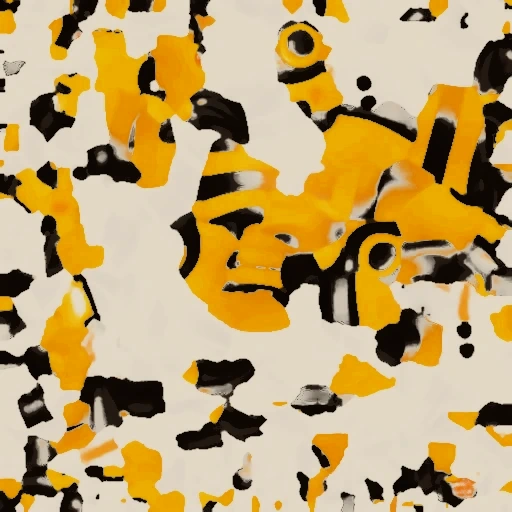
#> input picture buzz-bee-clay.webp, 512 x 512 px
$ python -i make_clay_bee_texture.py   (imports and definitions only)
#> lines starting #> are read from the running program, lines starting #| are printed output that depends on the picture; after the words box and inside, x2 and y2 are one past the last pixel; in counts of white or black regions, pixels touching at a corner belong together
"""Make buzz-bee-clay.webp: the Buzz bee's colour texture in the soft clay style of the PrintBee logo mascot.

    python tools/make_clay_bee_texture.py ORIGINAL_BASECOLOR.jpg [buzz-bee-clay.webp]

ORIGINAL_BASECOLOR.jpg is the colour picture inside the model (extract it from buzz-bee.glb, it is the first image). The script keeps the
layout of the picture (so it still fits the model) and only changes the colours: brighter lemon-yellow, creamy wings and bubble, warm near-black
stripes, the lighting that was baked into the picture eased, and a gently smoothed, grain-free surface. Needs numpy, opencv-python and Pillow.
"""
import sys

import cv2
import numpy as np
from PIL import Image


def smooth(x, a, b):
    t = np.clip((x - a) / (b - a), 0, 1)
    return t * t * (3 - 2 * t)


def clay(source_path, output_path):
#> called with source_path = '../buzz-bee-clay.webp', output_path = 'out.png'
    rgb = cv2.cvtColor(cv2.imread(source_path), cv2.COLOR_BGR2RGB)
    hsv = cv2.cvtColor(rgb, cv2.COLOR_RGB2HSV).astype(np.float32)
    h, s, v = hsv[..., 0] * 2, hsv[..., 1] / 255, hsv[..., 2] / 255            # hue in degrees
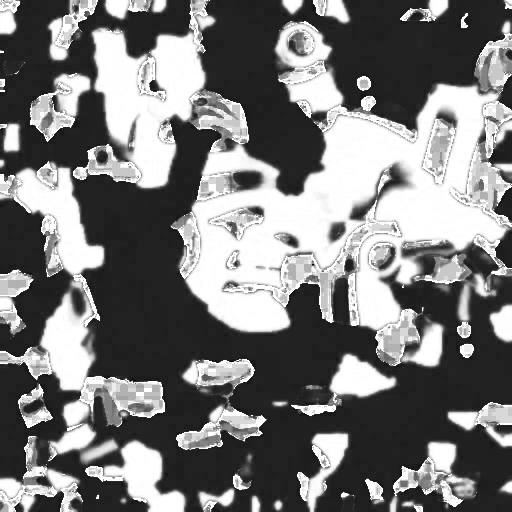
#> s: shape (512, 512) float32; min 0, max 1, mean 0.477

    dark = 1 - smooth(v, 0.33, 0.52)                                           # stripes, antennae, eyes, headset
    # shiny highlights inside a stripe would turn cream; fill them back to dark so the stripes stay solid, with only a soft sheen
    closed = cv2.morphologyEx((dark > 0.5).astype(np.uint8), cv2.MORPH_CLOSE, cv2.getStructuringElement(cv2.MORPH_ELLIPSE, (7, 7))).astype(np.float32)
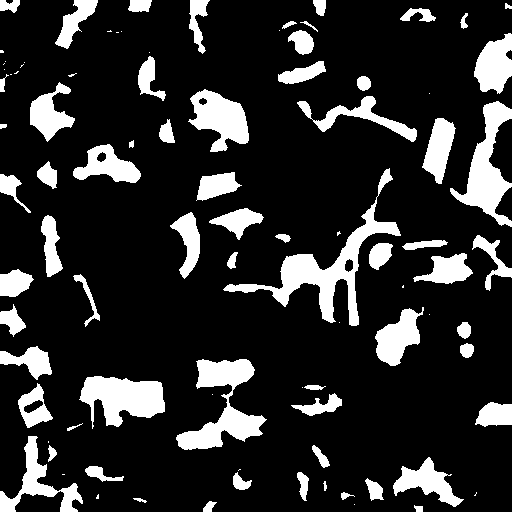
#> closed: shape (512, 512) float32; values 0 (black) and 1 (white), 17.1% white; 92 white regions (27 under 20 px), largest, box (x1, y1, x2, y2) and area: (223, 168, 401, 326) 4470, (176, 359, 267, 450) 3324, (450, 101, 512, 227) 2954
    dark = np.maximum(dark, 0.88 * cv2.GaussianBlur(closed, (0, 0), 0.8))
    hue_ok = smooth(h, 2, 14) * (1 - smooth(h, 62, 78))                         # only real yellows and oranges are recoloured as yellow
    yellow = smooth(s, 0.34, 0.58) * smooth(v, 0.5, 0.72) * hue_ok * (1 - dark)
    white = np.clip(1 - dark - yellow, 0, 1)                                    # wings, bubble, filler and soft shaded greys: all become cream

    yh = h + (44 - h) * 0.55                                                    # pull the orange-gold toward the logo's warm yellow (44 degrees)
    ys = np.clip(0.80 + (s - 0.80) * 0.4, 0, 1)
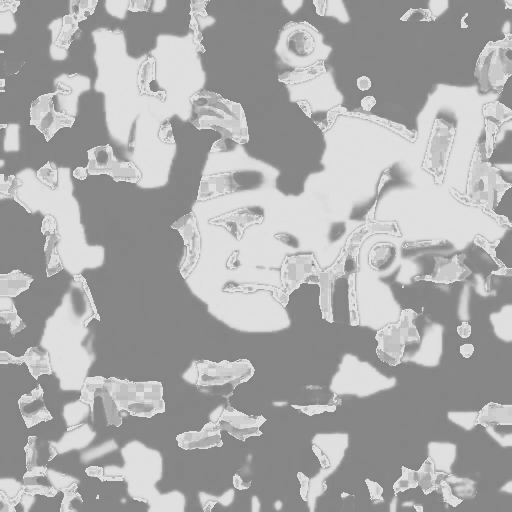
#> ys: shape (512, 512) float32; min 0.48, max 0.88, mean 0.671
    yv = np.clip(0.86 + 0.14 * v, 0, 1)
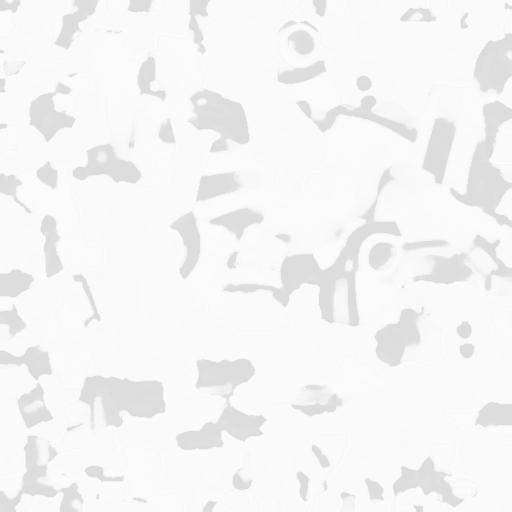
#> yv: shape (512, 512) float32; min 0.862, max 0.999, mean 0.964
    yel = cv2.cvtColor(np.dstack([yh / 2, ys * 255, yv * 255]).astype(np.uint8), cv2.COLOR_HSV2RGB).astype(np.float32) / 255
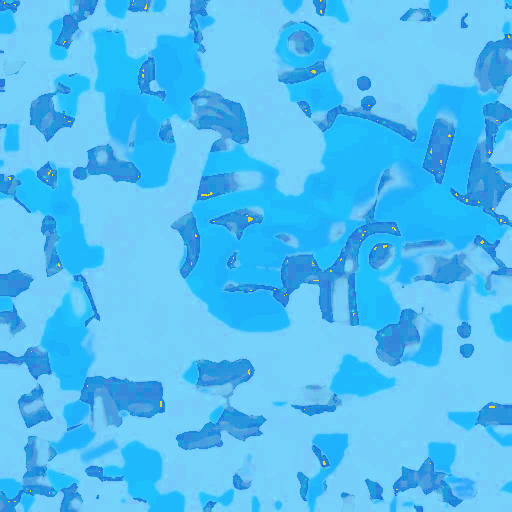
#> yel: shape (512, 512, 3) float32; mean of channels 0, 1, 2 0.96, 0.747, 0.319; drawn as B, G, R
    cream = np.array([0.965, 0.93, 0.865], np.float32)
    whi = cream[None, None, :] * (0.80 + 0.20 * np.clip(v / 0.95, 0, 1))[..., None]
    brown = np.array([0.085, 0.055, 0.035], np.float32)
    dar = brown[None, None, :] * (0.7 + 0.9 * v / 0.58).clip(0.7, 1.6)[..., None]
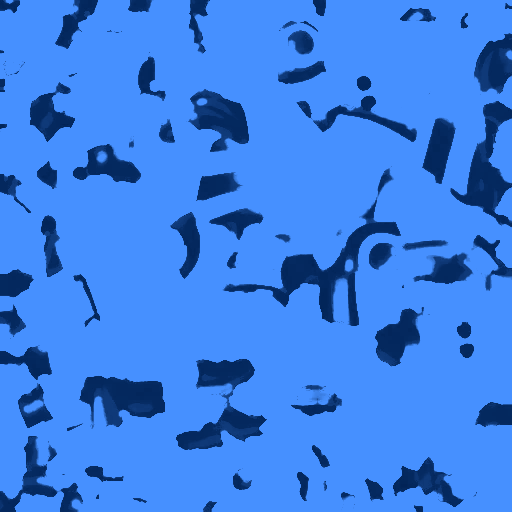
#> dar: shape (512, 512, 3) float32; mean of channels 0, 1, 2 0.125, 0.0808, 0.0514; drawn with min black and max white

    out = np.clip(sum(w[..., None] * c for w, c in ((yellow, yel), (white, whi), (dark, dar))), 0, 1)
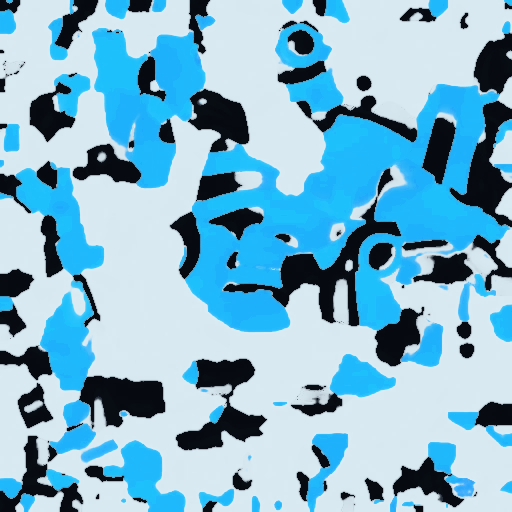
#> out: shape (512, 512, 3) float32; mean of channels 0, 1, 2 0.802, 0.708, 0.505; drawn as B, G, R
    out8 = cv2.bilateralFilter((out * 255).astype(np.uint8), 7, 28, 6)           # a soft clay surface: no painterly grain, edges kept
    Image.fromarray(out8).save(output_path, quality=93, method=6)


# [5 lines not run here, left out]

>>> result = clay('../buzz-bee-clay.webp', 'out.png')
